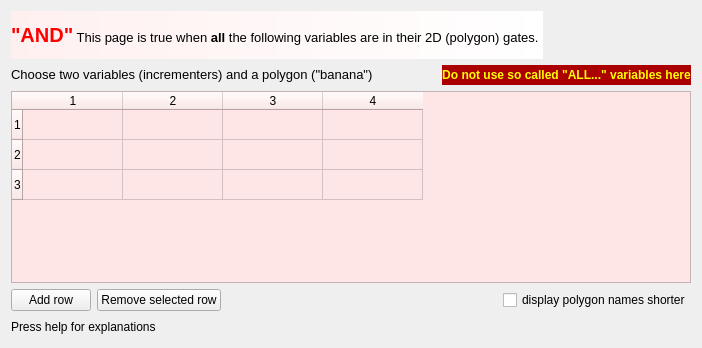
  <widget class="QWizardPage" name="wizardPage_AND_bananas">
   <layout class="QVBoxLayout" name="verticalLayout_12">
    <item>
     <layout class="QHBoxLayout" name="horizontalLayout_7">
      <item>
       <widget class="QLabel" name="textLabel1_7">
        <property name="font">
         <font>
          <pointsize>10</pointsize>
         </font>
        </property>
        <property name="styleSheet">
         <string notr="true">background-color: qlineargradient(spread:pad, x1:0, y1:0, x2:1, y2:0, stop:0 rgba(255, 240, 240, 255), stop:1 rgba(255, 255, 255, 255));</string>
        </property>
        <property name="text">
         <string>&lt;b&gt;&lt;font color=&quot;#ff0000&quot; size=&quot;+2&quot;&gt;&quot;AND&quot;&lt;/font&gt;&lt;/b&gt; This page is true when &lt;b&gt;all&lt;/b&gt; the following variables are in their 2D (polygon) gates.  </string>
        </property>
        <property name="wordWrap">
         <bool>false</bool>
        </property>
       </widget>
      </item>
      <item>
       <spacer name="horizontalSpacer_6">
        <property name="orientation">
         <enum>Qt::Horizontal</enum>
        </property>
        <property name="sizeHint" stdset="0">
         <size>
          <width>40</width>
          <height>20</height>
         </size>
        </property>
       </spacer>
      </item>
      <item>
       <layout class="QHBoxLayout" name="horizontalLayout_6">
        <item>
         <widget class="QLabel" name="pixmapLabel1_3">
          <property name="sizePolicy">
           <sizepolicy hsizetype="Maximum" vsizetype="Maximum">
            <horstretch>0</horstretch>
            <verstretch>0</verstretch>
           </sizepolicy>
          </property>
          <property name="minimumSize">
           <size>
            <width>48</width>
            <height>48</height>
           </size>
          </property>
          <property name="pixmap">
           <pixmap resource="greware_icons.qrc">:/images/images/fence.png</pixmap>
          </property>
          <property name="scaledContents">
           <bool>true</bool>
          </property>
          <property name="wordWrap">
           <bool>false</bool>
          </property>
         </widget>
        </item>
        <item>
         <widget class="QLabel" name="pixmapLabel1_4">
          <property name="sizePolicy">
           <sizepolicy hsizetype="Maximum" vsizetype="Maximum">
            <horstretch>0</horstretch>
            <verstretch>0</verstretch>
           </sizepolicy>
          </property>
          <property name="minimumSize">
           <size>
            <width>48</width>
            <height>48</height>
           </size>
          </property>
          <property name="pixmap">
           <pixmap resource="greware_icons.qrc">:/images/images/bananas.png</pixmap>
          </property>
          <property name="scaledContents">
           <bool>true</bool>
          </property>
          <property name="wordWrap">
           <bool>false</bool>
          </property>
         </widget>
        </item>
       </layout>
      </item>
     </layout>
    </item>
    <item>
     <layout class="QHBoxLayout" name="horizontalLayout_11">
      <item>
       <widget class="QLabel" name="textLabel2_3">
        <property name="font">
         <font>
          <pointsize>10</pointsize>
         </font>
        </property>
        <property name="text">
         <string>&lt;html&gt;&lt;head/&gt;&lt;body&gt;&lt;p&gt;Choose two variables (incrementers)  and  a polygon (&amp;quot;banana&amp;quot;)&lt;/p&gt;&lt;/body&gt;&lt;/html&gt;</string>
        </property>
        <property name="wordWrap">
         <bool>false</bool>
        </property>
       </widget>
      </item>
      <item>
       <spacer name="horizontalSpacer_8">
        <property name="orientation">
         <enum>Qt::Horizontal</enum>
        </property>
        <property name="sizeHint" stdset="0">
         <size>
          <width>40</width>
          <height>20</height>
         </size>
        </property>
       </spacer>
      </item>
      <item>
       <widget class="QLabel" name="textLabel1_5_2_2">
        <property name="font">
         <font>
          <pointsize>9</pointsize>
         </font>
        </property>
        <property name="styleSheet">
         <string notr="true">background-color: rgb(170, 0, 0);
color: rgb(255, 255, 0);</string>
        </property>
        <property name="text">
         <string>&lt;b&gt;Do not use so called &quot;ALL...&quot; variables here&lt;/b&gt;</string>
        </property>
        <property name="alignment">
         <set>Qt::AlignCenter</set>
        </property>
        <property name="wordWrap">
         <bool>false</bool>
        </property>
       </widget>
      </item>
     </layout>
    </item>
    <item>
     <widget class="QTableWidget" name="table_2D_AND_gates">
      <property name="font">
       <font>
        <pointsize>9</pointsize>
       </font>
      </property>
      <property name="styleSheet">
       <string notr="true">background-color: rgba(255, 230, 230, 255);</string>
      </property>
      <property name="rowCount">
       <number>3</number>
      </property>
      <property name="columnCount">
       <number>4</number>
      </property>
      <row/>
      <row/>
      <row/>
      <column/>
      <column/>
      <column/>
      <column/>
     </widget>
    </item>
    <item>
     <layout class="QHBoxLayout" name="horizontalLayout_8">
      <item>
       <widget class="QPushButton" name="pushButton_add_2D_AND_item">
        <property name="text">
         <string>Add row</string>
        </property>
        <property name="icon">
         <iconset resource="greware_icons.qrc">
          <normaloff>:/images/images/add_document.png</normaloff>:/images/images/add_document.png</iconset>
        </property>
        <property name="iconSize">
         <size>
          <width>23</width>
          <height>23</height>
         </size>
        </property>
       </widget>
      </item>
      <item>
       <widget class="QPushButton" name="pushButton_remove_2D_AND_row">
        <property name="text">
         <string>Remove selected row</string>
        </property>
        <property name="icon">
         <iconset resource="greware_icons.qrc">
          <normaloff>:/images/images/remove_document.png</normaloff>:/images/images/remove_document.png</iconset>
        </property>
        <property name="iconSize">
         <size>
          <width>23</width>
          <height>23</height>
         </size>
        </property>
       </widget>
      </item>
      <item>
       <spacer name="spacer8">
        <property name="orientation">
         <enum>Qt::Horizontal</enum>
        </property>
        <property name="sizeType">
         <enum>QSizePolicy::Expanding</enum>
        </property>
        <property name="sizeHint" stdset="0">
         <size>
          <width>158</width>
          <height>20</height>
         </size>
        </property>
       </spacer>
      </item>
      <item>
       <widget class="QCheckBox" name="checkBox_short_polygon_names_AND">
        <property name="text">
         <string>display polygon names shorter</string>
        </property>
       </widget>
      </item>
     </layout>
    </item>
    <item>
     <layout class="QHBoxLayout" name="_6">
      <item>
       <widget class="QLabel" name="textLabel2_2">
        <property name="text">
         <string>Press help for explanations</string>
        </property>
        <property name="wordWrap">
         <bool>false</bool>
        </property>
       </widget>
      </item>
      <item>
       <spacer name="spacer51_2">
        <property name="orientation">
         <enum>Qt::Horizontal</enum>
        </property>
        <property name="sizeType">
         <enum>QSizePolicy::Expanding</enum>
        </property>
        <property name="sizeHint" stdset="0">
         <size>
          <width>310</width>
          <height>20</height>
         </size>
        </property>
       </spacer>
      </item>
     </layout>
    </item>
   </layout>
  </widget>
